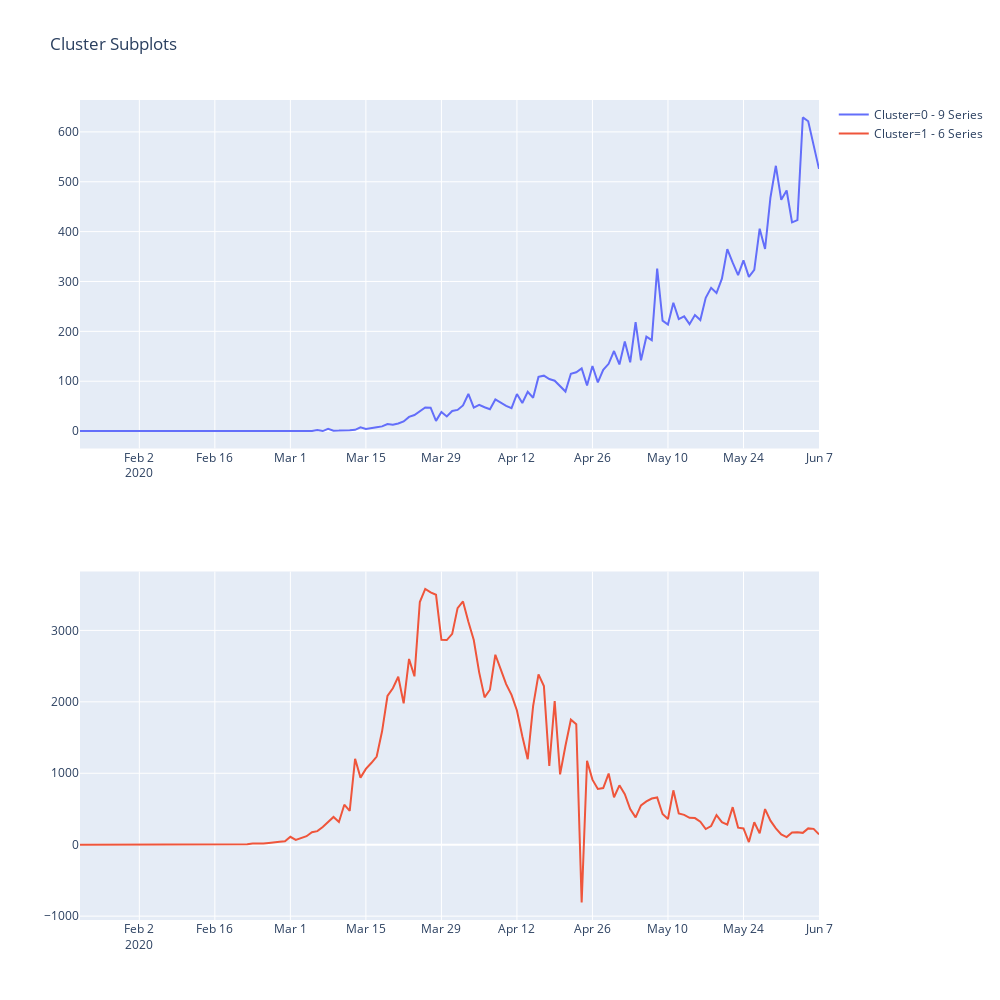

The notebook cell saved with this chart:
### Markdown cell above
### you can visualize the clusters in two ways:
- Target over time for each cluster
- Dimensionality reduction with coloring for each cluster

### Code cell
ts.plot_clusters(covid_clusters, ts_settings)

### Figure 1 — Plotly figure (JSON) as saved in the notebook; plotly's stock layout.template omitted (floating-point values rounded to 4 significant figures; data arrays with more than 128 entries replaced by an {"elided": "..."} marker saying what was removed)
{"data": [{"name": "Cluster=0 - 9 Series", "type": "scatter", "x": {"elided": "138 str values"}, "xaxis": "x", "y": {"elided": "138 float values"}, "yaxis": "y"}, {"name": "Cluster=1 - 6 Series", "type": "scatter", "x": {"elided": "138 str values"}, "xaxis": "x2", "y": {"elided": "138 float values"}, "yaxis": "y2"}], "layout": {"height": 1000, "title": {"text": "Cluster Subplots"}, "width": 1000, "xaxis": {"anchor": "y", "autorange": true, "domain": [0, 1], "range": ["2020-01-22", "2020-06-07"], "type": "date"}, "xaxis2": {"anchor": "y2", "autorange": true, "domain": [0, 1], "range": ["2020-01-22", "2020-06-07"], "type": "date"}, "yaxis": {"anchor": "x", "autorange": true, "domain": [0.575, 1], "range": [-34.94, 663.9], "type": "linear"}, "yaxis2": {"anchor": "x2", "autorange": true, "domain": [0, 0.425], "range": [-1054.0, 3825.0], "type": "linear"}}}
